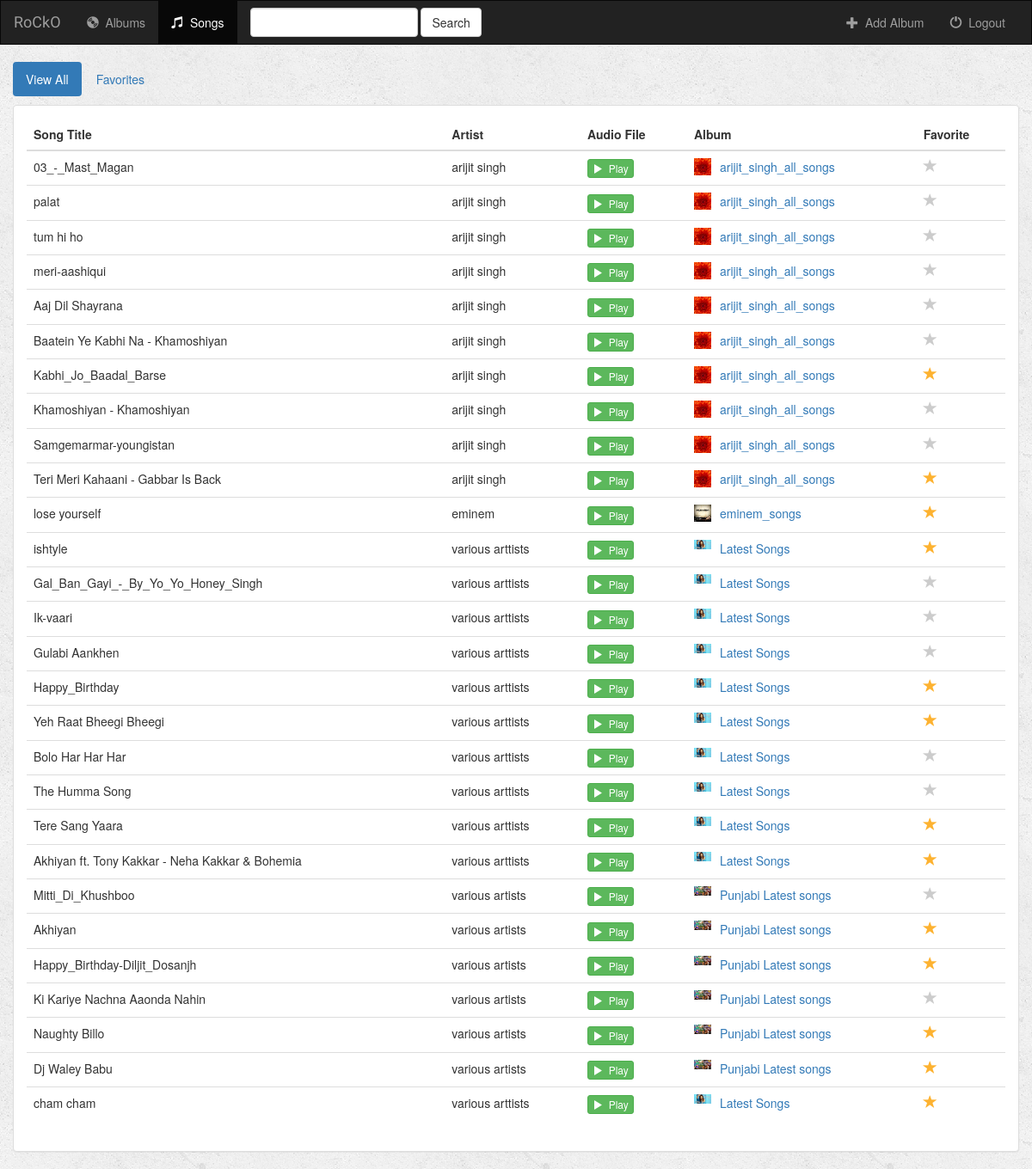
/music/songs/all/ (signed in), run on the app's committed database.
### music/models.py (models this page shows, shortened)
class Song(models.Model):
    album = models.ForeignKey(Album, on_delete=models.CASCADE)
    song_title = models.CharField(max_length=250)
    audio_file = models.FileField(default='')
    is_favorite = models.BooleanField(default=False)

class Album(models.Model):
    user = models.ForeignKey(User, default=1)
    artist = models.CharField(max_length=250)
    album_title = models.CharField(max_length=500)
    genre = models.CharField(max_length=100)
    album_logo = models.FileField()
    is_favorite = models.BooleanField(default=False)

### music/views.py (the view)
# urls.py: url(r'^songs/(?P<filter_by>[a-zA_Z]+)/$', views.songs, name='songs'),
def songs(request, filter_by):
    if not request.user.is_authenticated():
        return render(request, 'music/login.html')
    else:
        try:
            song_ids = []
            for album in Album.objects.filter(user=request.user):
                for song in album.song_set.all():
                    song_ids.append(song.pk)
            users_songs = Song.objects.filter(pk__in=song_ids)
            if filter_by == 'favorites':
                users_songs = users_songs.filter(is_favorite=True)
        except Album.DoesNotExist:
            users_songs = []
        return render(request, 'music/songs.html', {
            'song_list': users_songs,
            'filter_by': filter_by,
        })

### music/templates/music/songs.html (shortened to what this page needs)
{% extends 'music/base.html' %}
{% block songs_active %}active{% endblock %}
{% block body %}
<div class="container-fluid songs-container">
    <div class="row">
        <div class="col-sm-12">
            <ul class="nav nav-pills" style="margin-bottom: 10px;">
                <li role="presentation" {% if filter_by == 'all' %}class="active"{% endif %}><a href="{% url 'music:songs' 'all' %}">View All</a></li>
                <li role="presentation" {% if filter_by == 'favorites' %}class="active"{% endif %}><a href="{% url 'music:songs' 'favorites' %}">Favorites</a></li>
            </ul>
        </div>
    </div>
    <div class="row">
        <div class="col-sm-12">
            <div class="panel panel-default">
                <div class="panel-body">
                    <table class="table">
                        <thead>
                            <tr>
                                <th>Song Title</th>
                                <th>Artist</th>
                                <th>Audio File</th>
                                <th>Album</th>
                                <th>Favorite</th>
                            </tr>
                        </thead>
                        <tbody>
                            {% for song in song_list %}
                                <tr>
                                    <td>{{ song.song_title }}</td>
                                    <td>{{ song.album.artist }}</td>
                                    <td>
                                        <a target="_blank" href="{{ song.audio_file.url }}">
                                            <button type="button" class="btn btn-success btn-xs">
                                                <span class="glyphicon glyphicon-play"></span>&nbsp; Play
                                            </button>
                                        </a>
                                    </td>
                                    <td>
                                        <a href="{% url 'music:detail' song.album.id %}">
                                            <img src="{{ song.album.album_logo.url }}" class="img-responsive" style="width: 20px; float: left; margin-right: 10px;" />
                                        </a>
                                        <a href="{% url 'music:detail' song.album.id %}">{{ song.album.album_title }}</a>
                                    </td>
                                    <td>
                                        <a href="{% url 'music:favorite' song.id %}" class="btn-favorite"><span class="glyphicon glyphicon-star {% if song.is_favorite %}active{% endif %}"></span></a>
                                    </td>
                                </tr>
                            {% endfor %}
                        </tbody>
                    </table>
                </div>
            </div>
        </div>
    </div>
</div>
{% endblock %}

### music/static/music/style.css (style rules this page uses)
body { background: white url("images/background.png"); }
.glyphicon-star { color: #CCCCCC; font-size: 16px; }
.glyphicon-star.active { color: #FDB230; }

### data on the page
Song: song_title "03_-_Mast_Magan", album.artist "arijit singh", album.album_logo (picture), album.album_title "arijit_singh_all_songs", is_favorite False (drawn)
Song: song_title "palat", album.artist "arijit singh", album.album_logo (picture), album.album_title "arijit_singh_all_songs", is_favorite False (drawn)
Song: song_title "tum hi ho", album.artist "arijit singh", album.album_logo (picture), album.album_title "arijit_singh_all_songs", is_favorite False (drawn)
Song: song_title "meri-aashiqui", album.artist "arijit singh", album.album_logo (picture), album.album_title "arijit_singh_all_songs", is_favorite False (drawn)
Song: song_title "Aaj Dil Shayrana", album.artist "arijit singh", album.album_logo (picture), album.album_title "arijit_singh_all_songs", is_favorite False (drawn)
Song: song_title "Baatein Ye Kabhi Na - Khamoshiyan", album.artist "arijit singh", album.album_logo (picture), album.album_title "arijit_singh_all_songs", is_favorite False (drawn)
Song: song_title "Kabhi_Jo_Baadal_Barse", album.artist "arijit singh", album.album_logo (picture), album.album_title "arijit_singh_all_songs", is_favorite True (drawn)
Song: song_title "Khamoshiyan - Khamoshiyan", album.artist "arijit singh", album.album_logo (picture), album.album_title "arijit_singh_all_songs", is_favorite False (drawn)
Song: song_title "Samgemarmar-youngistan", album.artist "arijit singh", album.album_logo (picture), album.album_title "arijit_singh_all_songs", is_favorite False (drawn)
Song: song_title "Teri Meri Kahaani - Gabbar Is Back", album.artist "arijit singh", album.album_logo (picture), album.album_title "arijit_singh_all_songs", is_favorite True (drawn)
Song: song_title "lose yourself", album.artist "eminem", album.album_logo (picture), album.album_title "eminem_songs", is_favorite True (drawn)
Song: song_title "ishtyle", album.artist "various arttists", album.album_logo (picture), album.album_title "Latest Songs", is_favorite True (drawn)
Song: song_title "Gal_Ban_Gayi_-_By_Yo_Yo_Honey_Singh", album.artist "various arttists", album.album_logo (picture), album.album_title "Latest Songs", is_favorite False (drawn)
Song: song_title "Ik-vaari", album.artist "various arttists", album.album_logo (picture), album.album_title "Latest Songs", is_favorite False (drawn)
Song: song_title "Gulabi Aankhen", album.artist "various arttists", album.album_logo (picture), album.album_title "Latest Songs", is_favorite False (drawn)
Song: song_title "Happy_Birthday", album.artist "various arttists", album.album_logo (picture), album.album_title "Latest Songs", is_favorite True (drawn)
Song: song_title "Yeh Raat Bheegi Bheegi", album.artist "various arttists", album.album_logo (picture), album.album_title "Latest Songs", is_favorite True (drawn)
Song: song_title "Bolo Har Har Har", album.artist "various arttists", album.album_logo (picture), album.album_title "Latest Songs", is_favorite False (drawn)
Song: song_title "The Humma Song", album.artist "various arttists", album.album_logo (picture), album.album_title "Latest Songs", is_favorite False (drawn)
Song: song_title "Tere Sang Yaara", album.artist "various arttists", album.album_logo (picture), album.album_title "Latest Songs", is_favorite True (drawn)
Song: song_title "Akhiyan ft. Tony Kakkar - Neha Kakkar & Bohemia", album.artist "various arttists", album.album_logo (picture), album.album_title "Latest Songs", is_favorite True (drawn)
Song: song_title "Mitti_Di_Khushboo", album.artist "various artists", album.album_logo (picture), album.album_title "Punjabi Latest songs", is_favorite False (drawn)
Song: song_title "Akhiyan", album.artist "various artists", album.album_logo (picture), album.album_title "Punjabi Latest songs", is_favorite True (drawn)
Song: song_title "Happy_Birthday-Diljit_Dosanjh", album.artist "various artists", album.album_logo (picture), album.album_title "Punjabi Latest songs", is_favorite True (drawn)
Song: song_title "Ki Kariye Nachna Aaonda Nahin", album.artist "various artists", album.album_logo (picture), album.album_title "Punjabi Latest songs", is_favorite False (drawn)
Song: song_title "Naughty Billo", album.artist "various artists", album.album_logo (picture), album.album_title "Punjabi Latest songs", is_favorite True (drawn)
Song: song_title "Dj Waley Babu", album.artist "various artists", album.album_logo (picture), album.album_title "Punjabi Latest songs", is_favorite True (drawn)
Song: song_title "cham cham", album.artist "various arttists", album.album_logo (picture), album.album_title "Latest Songs", is_favorite True (drawn)
